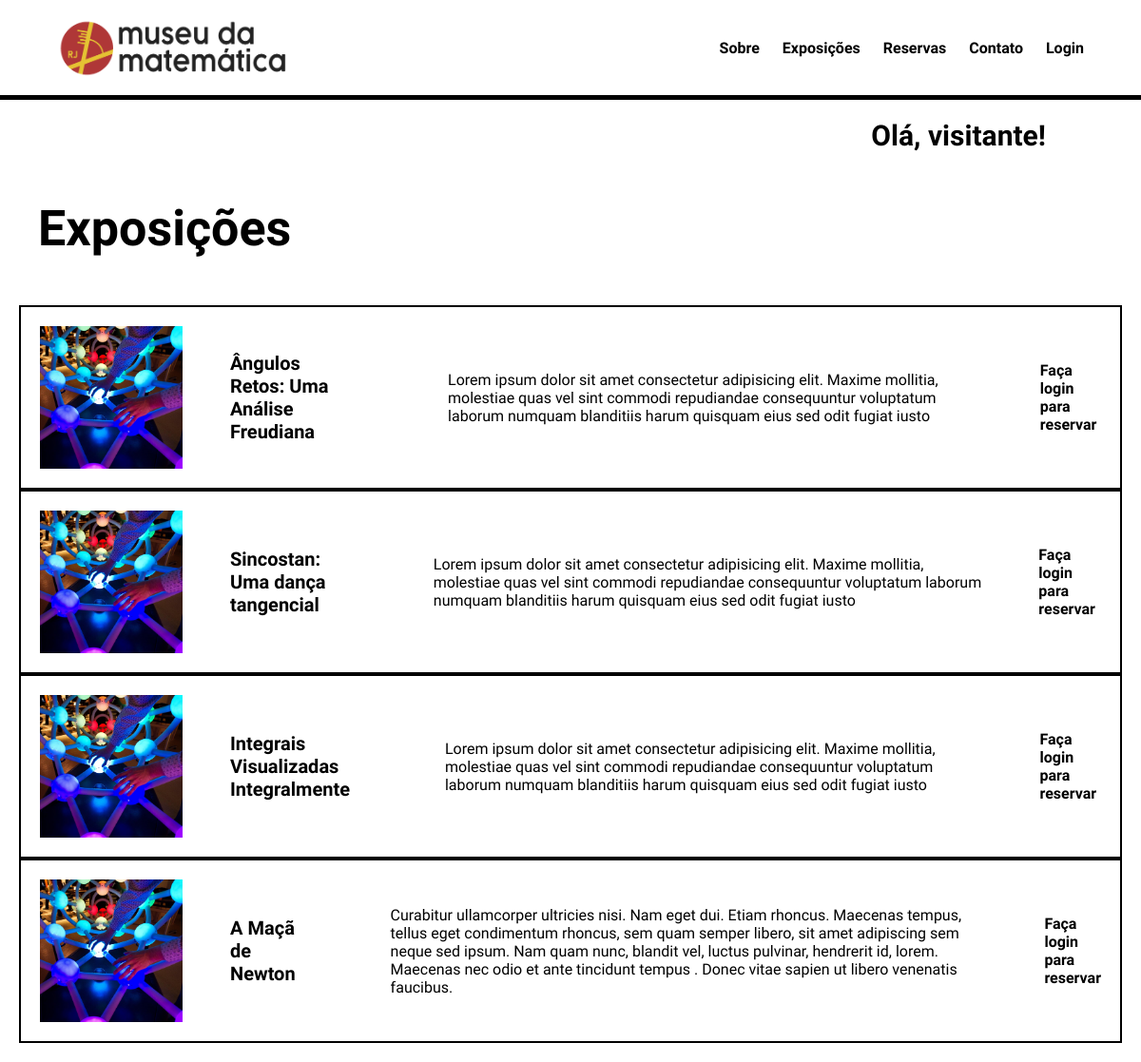
The page /exposicoes/ on the database as committed earlier.
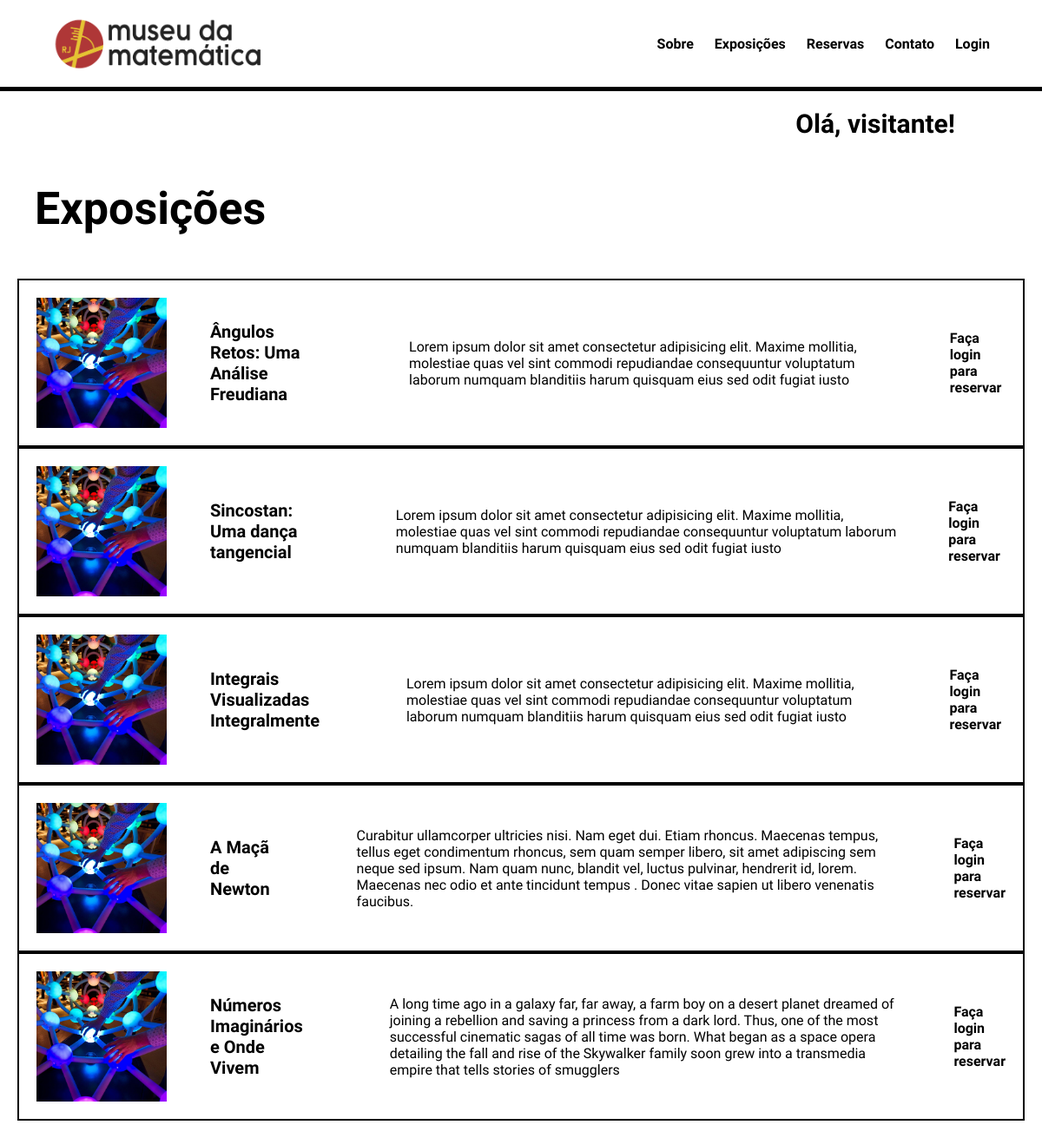
The same page on the database as committed later.
### museu_matematica/models.py (models this page shows, shortened)
class Exposicao(models.Model):
    titulo = models.CharField(max_length=300)
    descricao = models.CharField(max_length=1000)

### museu_matematica/views.py (the view)
# urls.py: path('exposicoes/', ExposicaoListView.as_view(), name='exposicoes'),
class ExposicaoListView(View):
    def get(self, request, *args, **kwargs):
        exposicoes = Exposicao.objects.all()
        context = { 'exposicoes': exposicoes, }
        return render(request, 'museu_matematica/exposicoes.html', context)

### museu_matematica/templates/museu_matematica/exposicoes.html (shortened to what this page needs)
{% load static %}
    <!DOCTYPE html>
    <html lang="pt-BR">
    <head>
        <link rel="stylesheet" href="{% static 'museu-matematica/css/styles.css' %}">
    </head>
    <body>
        {% include 'museu_matematica/header.html' %}
        <div class ="hellotext_wrapper">
            <h3 class="hellotext">Olá, {% firstof user.username "visitante" %}!</h3>
            <h1 class="exposicoes_text">Exposições</h1>
        </div>
        <div class="exp_container">
            {% for exposicao in exposicoes %}
            <div class="exp_card">
                <img src="{% static 'museu-matematica/images/exposicao.jpg' %}">
                <p class="exp_card_title">{{exposicao.titulo}}</p>
                <p>{{exposicao.descricao}}</p>
                <div class="exp_buttons">
                    {% if not request.user.is_authenticated %}
                        <h4>Faça login para reservar</h4>
                    {% endif %}
                </div>
            </div>
            {% empty %}
            <h3>Nenhuma exposição cadastrada, volte mais tarde!</h3>
            {% endfor %}
        </div>
    </body>
    </html>

Rows that differ between the two databases and show on the page:
added Exposicao: titulo "Números Imaginários e Onde Vivem", descricao "A long time ago in a galaxy far, far away, a farm boy on a desert planet dreamed of joining a rebellion and saving a princess from a dark lord. Thus, one of the most successful cinematic sagas of all time was born. What began as a space opera detailing the fall and rise of the Skywalker family soon grew into a transmedia empire that tells stories of smugglers"
